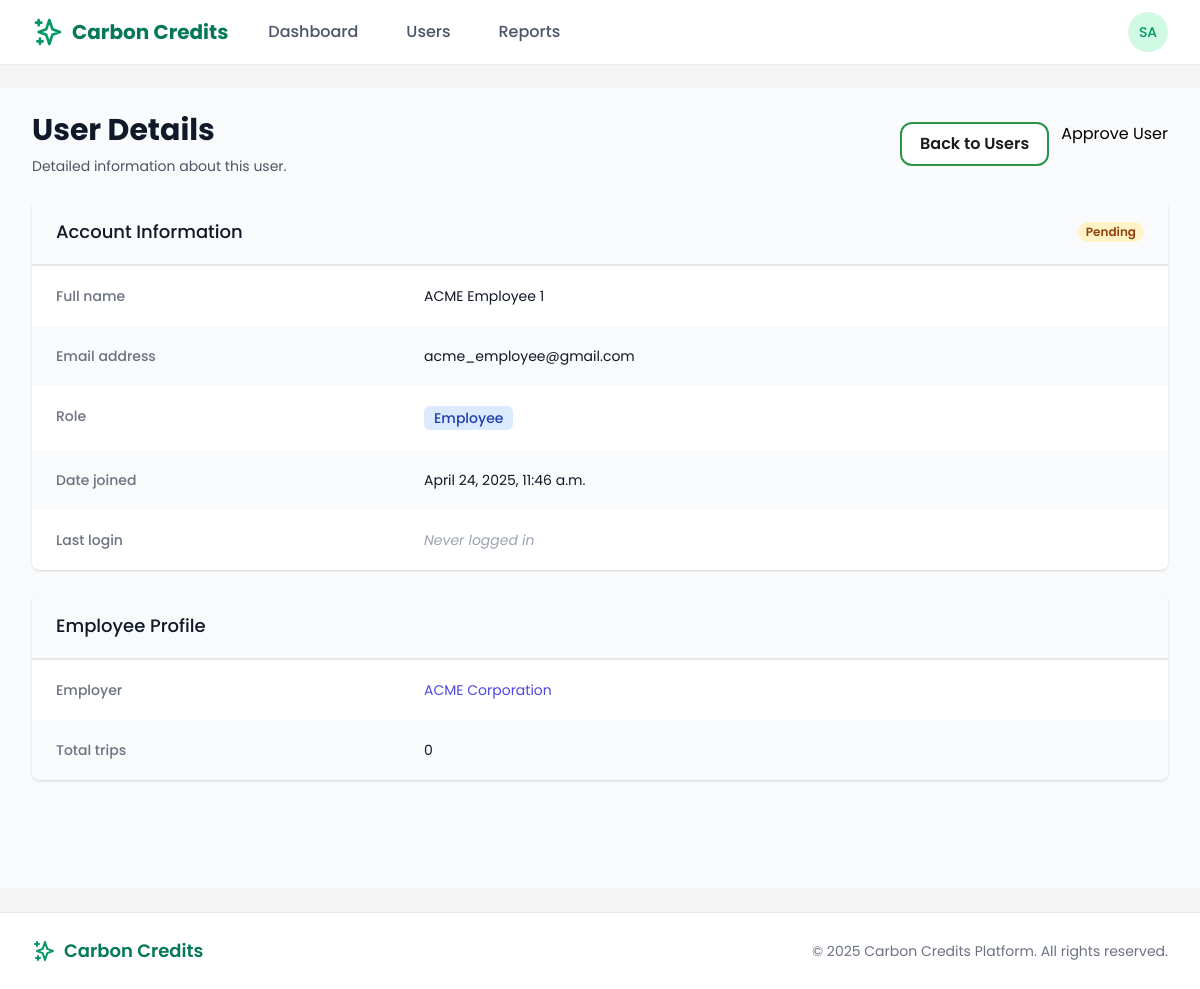
Page /systemadmin/users/22/ (signed in) on the earlier database version.
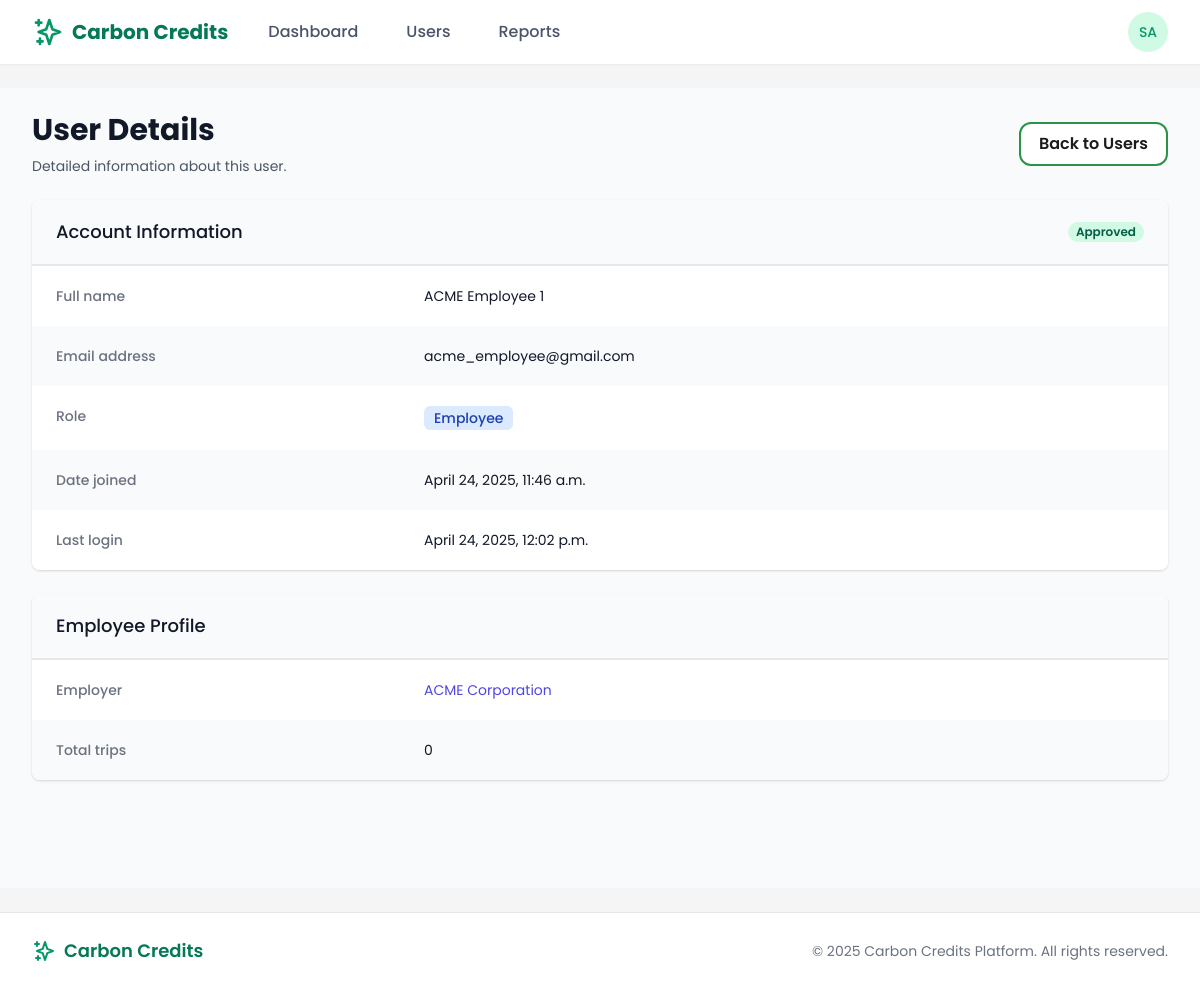
Same page on the later database version.
### users/models.py (models this page shows, shortened)
class CustomUser(AbstractUser):
    is_employee = models.BooleanField(default=False)
    is_employer = models.BooleanField(default=False)
    is_bank_admin = models.BooleanField(default=False)
    is_super_admin = models.BooleanField(default=False)
    email = models.EmailField(_('email address'), unique=True)
    date_joined = models.DateTimeField(default=timezone.now)
    approved = models.BooleanField(default=False)
    USERNAME_FIELD = 'email'
    REQUIRED_FIELDS = ['username', 'first_name', 'last_name']
    class Meta:
        verbose_name = _('user')
        verbose_name_plural = _('users')

### core/views/admin_views.py (the view)
# urls.py: path('users/<int:user_id>/', admin_views.user_detail, name='admin_user_detail'),
@login_required
@user_passes_test(is_super_admin)
def user_detail(request, user_id):
    user = get_object_or_404(CustomUser, id=user_id)
    profile = None
    if user.is_employer:
        profile = getattr(user, 'employer_profile', None)
    elif user.is_employee:
        profile = getattr(user, 'employee_profile', None)
    trips = []
    if user.is_employee and hasattr(user, 'employee_profile'):
        trips = Trip.objects.filter(employee=user.employee_profile).order_by('-start_time')[:10]
    locations = Location.objects.filter(created_by=user)
    credits = None
    if user.is_employee and hasattr(user, 'employee_profile'):
        credits = CarbonCredit.objects.filter(owner_type='employee', owner_id=user.employee_profile.id)
    context = {
        'user_detail': user,
        'profile': profile,
        'trips': trips,
        'locations': locations,
        'credits': credits,
    }
    return render(request, 'admin/user_detail.html', context)

### core/views/admin_views.py (called while the page is built)
def is_super_admin(user):
    return user.is_authenticated and user.is_super_admin

### templates/admin/user_detail.html (shortened to what the changed rows need)
{% extends 'base.html' %}
{% load static %}
{% block content %}
<div class="bg-gray-50 min-h-screen">
  <div class="max-w-7xl mx-auto py-6 px-4 sm:px-6 lg:px-8">
    <div class="mb-6 flex justify-between items-center">
      <div>
        <h1 class="text-3xl font-bold text-gray-900">User Details</h1>
      </div>
      <div class="flex space-x-3">
        {% if not user_detail.approved %}
          <form method="post" action="{% url 'admin_approve_user' user_detail.id %}">
            <button type="submit" class="btn btn-success">Approve User</button>
          </form>
        {% endif %}
      </div>
    </div>
    <div class="bg-white shadow overflow-hidden sm:rounded-lg mb-6">
      <div class="px-4 py-5 sm:px-6 bg-gray-50 border-b">
        <div class="flex justify-between items-center">
          <h3 class="text-lg leading-6 font-medium text-gray-900">Account Information</h3>
          <span class="px-2 inline-flex text-xs leading-5 font-semibold rounded-full
            {% if user_detail.approved %}bg-green-100 text-green-800{% else %}bg-yellow-100 text-yellow-800{% endif %}">
            {% if user_detail.approved %}Approved{% else %}Pending{% endif %}
          </span>
        </div>
      </div>
      <div class="border-t border-gray-200">
        <dl>
          <div class="bg-white px-4 py-5 sm:grid sm:grid-cols-3 sm:gap-4 sm:px-6">
            <dt class="text-sm font-medium text-gray-500">Full name</dt>
            <dd class="mt-1 text-sm text-gray-900 sm:mt-0 sm:col-span-2">
              {% if user_detail.first_name or user_detail.last_name %}
                {{ user_detail.first_name }} {{ user_detail.last_name }}
              {% else %}
                <span class="text-gray-400 italic">Not provided</span>
              {% endif %}
            </dd>
          </div>
          <div class="bg-gray-50 px-4 py-5 sm:grid sm:grid-cols-3 sm:gap-4 sm:px-6">
            <dt class="text-sm font-medium text-gray-500">Email address</dt>
            <dd class="mt-1 text-sm text-gray-900 sm:mt-0 sm:col-span-2">{{ user_detail.email }}</dd>
          </div>
          <div class="bg-gray-50 px-4 py-5 sm:grid sm:grid-cols-3 sm:gap-4 sm:px-6">
            <dt class="text-sm font-medium text-gray-500">Date joined</dt>
            <dd class="mt-1 text-sm text-gray-900 sm:mt-0 sm:col-span-2">{{ user_detail.date_joined|date:"F j, Y, g:i a" }}</dd>
          </div>
          <div class="bg-white px-4 py-5 sm:grid sm:grid-cols-3 sm:gap-4 sm:px-6">
            <dt class="text-sm font-medium text-gray-500">Last login</dt>
            <dd class="mt-1 text-sm text-gray-900 sm:mt-0 sm:col-span-2">
              {% if user_detail.last_login %}
                {{ user_detail.last_login|date:"F j, Y, g:i a" }}
              {% else %}
                <span class="text-gray-400 italic">Never logged in</span>
              {% endif %}
            </dd>
          </div>
        </dl>
      </div>
    </div>
  </div>
</div>
{% endblock %}

Differences in the rows shown:
changed CustomUser "ACME": approved False → True (drawn); last_login (not shown) → "April 24, 2025, 12:02 p.m."
Other differences:
text no longer shown: "Approve User Pending Never logged in"
text now shown: "Approved"
